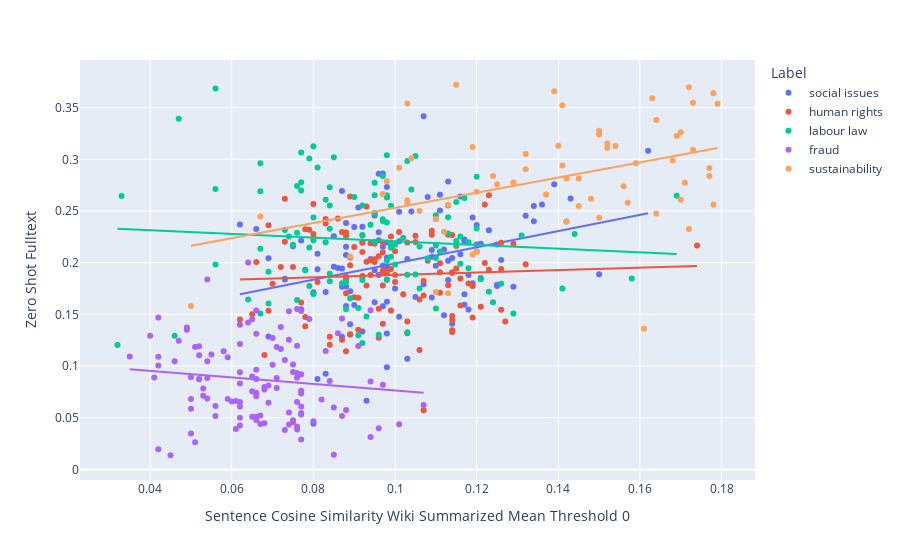

Write notebook code for a chart like this one.
### Code cell
fig = px.scatter(croped_results, x="Sentence Cosine Similarity Wiki Summarized Mean Threshold 0", y="Zero Shot Fulltext", trendline="ols", color = "Label")
fig.show()
results = px.get_trendline_results(fig)
print(results)
